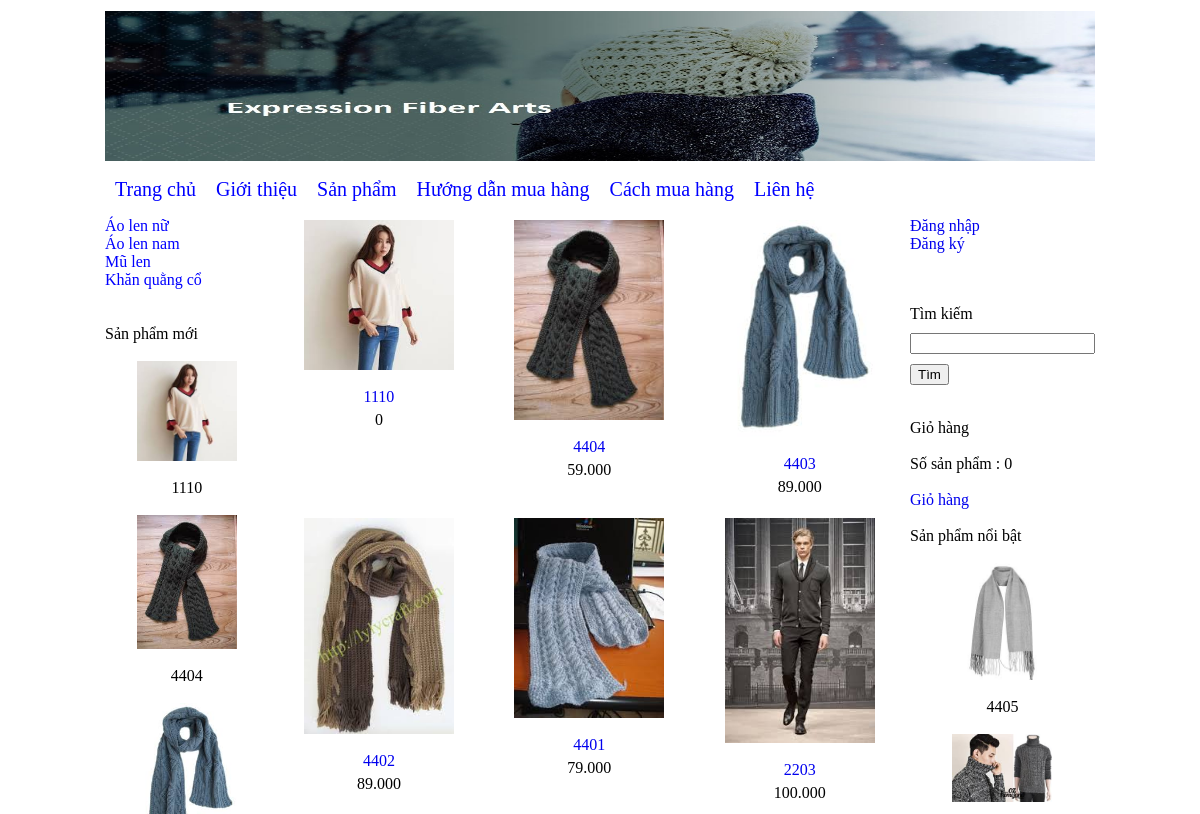
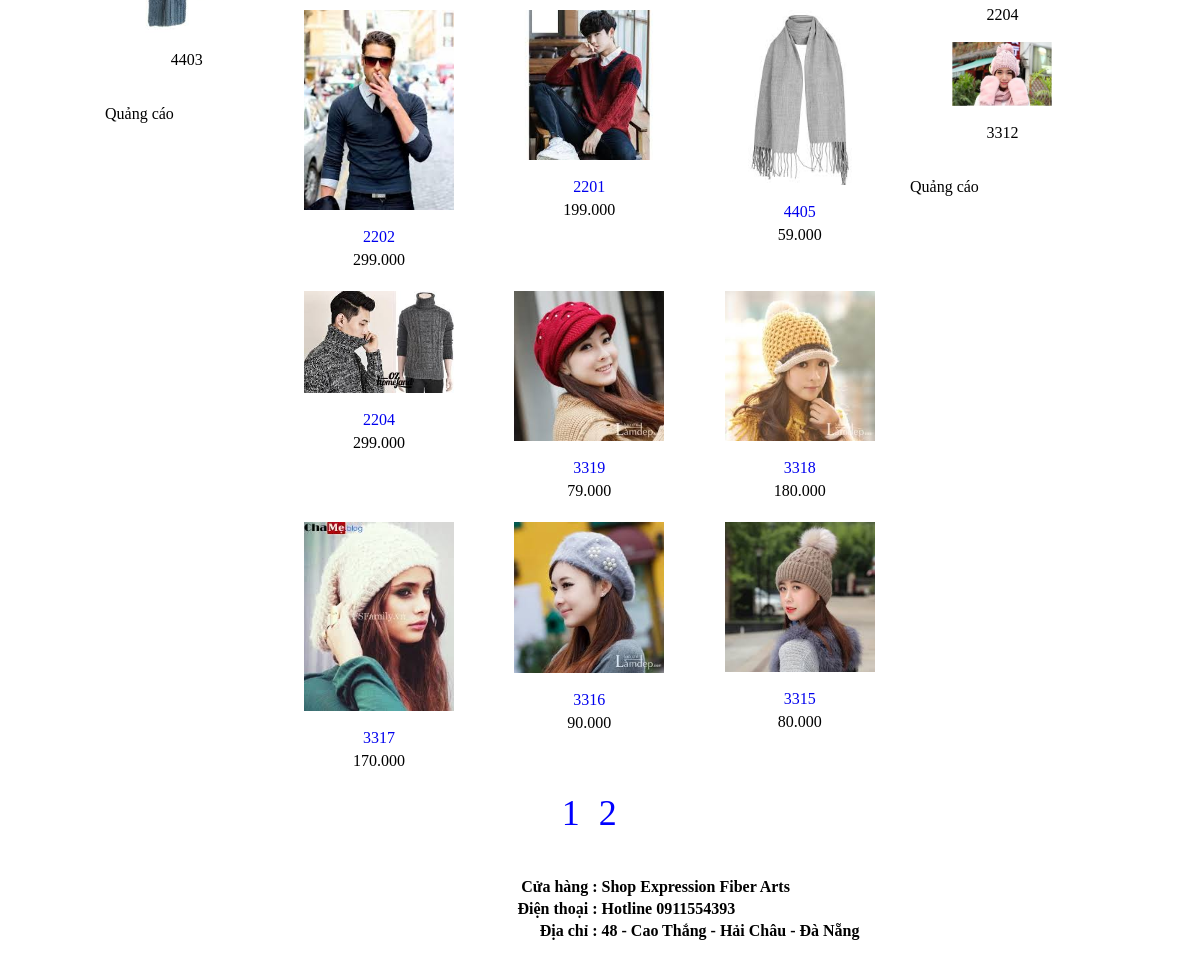
The page /?thamso=xuat_san_pham_2 on the database its author committed (2 pictures, top to bottom).
### tables this page shows
CREATE TABLE `banner` (
  `id` int(11) NOT NULL,
  `hinh` varchar(256) NOT NULL,
  `rong` varchar(256) NOT NULL,
  `cao` varchar(256) NOT NULL
);

CREATE TABLE `menu_ngang` (
  `id` int(11) NOT NULL,
  `ten` varchar(256) NOT NULL,
  `noi_dung` mediumtext NOT NULL,
  `loai_menu` varchar(256) NOT NULL
);

CREATE TABLE `menu_doc` (
  `id` int(11) NOT NULL,
  `ten` varchar(256) NOT NULL
);

CREATE TABLE `san_pham` (
  `id` int(11) NOT NULL,
  `ten` varchar(256) NOT NULL,
  `gia` int(255) NOT NULL,
  `hinh_anh` varchar(256) NOT NULL,
  `noi_dung` mediumtext NOT NULL,
  `thuoc_menu` int(255) NOT NULL,
  `noi_bat` varchar(256) NOT NULL,
  `trang_chu` varchar(256) NOT NULL,
  `sap_xep_trang_chu` int(255) NOT NULL
);

CREATE TABLE `footer` (
  `id` int(11) NOT NULL,
  `html` mediumtext NOT NULL
);

### chuc_nang/san_pham/xuat_toan_bo_san_pham.php (the view)
<?php
	$so_du_lieu=15;
	$tv="select count(*) from san_pham";
	$tv_1=mysqli_query($connect,$tv);
	$tv_2=mysqli_fetch_array($tv_1);
	$so_trang=ceil($tv_2[0]/$so_du_lieu);
	if(!isset($_GET['trang'])){$vtbd=0;}else{$vtbd=($_GET['trang']-1)*$so_du_lieu;}
	$tv="select id,ten,gia,hinh_anh,thuoc_menu from san_pham order by id desc limit $vtbd,$so_du_lieu";
	$tv_1=mysqli_query($connect,$tv);
	echo "<table>";
	while($tv_2=mysqli_fetch_array($tv_1))
	{
		echo "<tr>";
			for($i=1;$i<=3;$i++)
			{
				echo "<td align='center' width='215px' valign='top' >";
					if($tv_2!=false)
					{
						$link_anh="hinh_anh/san_pham/".$tv_2['hinh_anh'];
						$link_chi_tiet="?thamso=chi_tiet_san_pham&id=".$tv_2['id'];
						$gia=$tv_2['gia'];
						$gia=number_format($gia,0,",",".");
						echo "<a href='$link_chi_tiet' >";
							echo "<img src='$link_anh' width='150px' >";
						echo "</a>"; echo "<br>";	echo "<br>";
						echo "<a href='$link_chi_tiet' >";
							echo $tv_2['ten'];
						echo "</a>";
						echo "<div style='margin-top:5px' >";
						echo $gia;
						echo "</div>"; echo "<br>";
					}
					else
					{
						echo "&nbsp;";
					}
				echo "</td>";
				if($i!=3)
				{
					$tv_2=mysqli_fetch_array($tv_1);
				}
			}
		echo "</tr>";
	}
	echo "<tr>";
		echo "<td colspan='3' align='center' >";
			echo "<div class='phan_trang' >";
				for($i=1;$i<=$so_trang;$i++)
				{
					$link="?thamso=xuat_san_pham_2&trang=".$i;
					echo "<a href='$link' >";
						echo $i;echo " ";
					echo "</a>";
				}
			echo "</div>";
		echo "</td>";
	echo "</tr>";
	echo "</table>";
?>

### chuc_nang/banner/banner.php
<?php
	$tv="select * from banner limit 0,1";
	$tv_1=mysqli_query($connect,$tv);
	$tv_2=mysqli_fetch_array($tv_1);
	$link_hinh="hinh_anh/banner/".$tv_2['hinh'];
	echo "<img src='".$link_hinh."' width='".$tv_2['rong']."' height='".$tv_2['cao']."' >";
?>

### chuc_nang/menu_ngang/menu_ngang.php
<?php
	$tv="select id,ten,loai_menu from menu_ngang order by id";
	$tv_1=mysqli_query($connect,$tv);
	echo "<div class='menu_ngang' >";
	echo "<a href='index.php'>Trang chủ</a>";
	while($tv_2=mysqli_fetch_array($tv_1))
	{
		if($tv_2['loai_menu']==""){$link_menu="?thamso=xuat_mot_tin&id=".$tv_2['id'];}
		if($tv_2['loai_menu']=="san_pham"){$link_menu="?thamso=xuat_san_pham_2";}
		echo "<a href='$link_menu'>";
			echo $tv_2['ten'];
		echo "</a>";
	}
	echo "</div>";
?>

### chuc_nang/menu_doc/menu_doc.php
<?php
	$tv="select * from menu_doc order by id";
	$tv_1=mysqli_query($connect,$tv);
	echo "<div class='menu_doc' >";
	while($tv_2=mysqli_fetch_array($tv_1))
	{
		$link="?thamso=xuat_san_pham&id=".$tv_2['id'];
		echo "<a href='$link'>";
			echo $tv_2['ten'];
		echo "</a>";
	}
	echo "</div>";
?>

### chuc_nang/san_pham/moi.php
<br><br>
Sản phẩm mới <br><br>
<center>
	<?php
		$tv="select id,ten,hinh_anh from san_pham order by id desc limit 0,3";
		$tv_1=mysqli_query($connect,$tv);
		while($tv_2=mysqli_fetch_array($tv_1))
		{
			$link_anh="hinh_anh/san_pham/".$tv_2['hinh_anh'];
			$link_chi_tiet="?thamso=chi_tiet_san_pham&id=".$tv_2['id'];
			echo "<a href='$link_chi_tiet' >";
				echo "<img src='$link_anh' width='100px' >";
			echo "</a>";
			echo "<br><br>";
			echo $tv_2['ten'];
			echo "<br>";
			echo "<br>";
		}
	?>
</center>

### chuc_nang/san_pham/noi_bat.php
<br><br>
Sản phẩm nổi bật <br><br>
<center>
	<?php
		$tv="select id,ten,hinh_anh from san_pham where noi_bat='co' order by id desc limit 0,3";
		$tv_1=mysqli_query($connect,$tv);
		while($tv_2=mysqli_fetch_array($tv_1))
		{
			$link_anh="hinh_anh/san_pham/".$tv_2['hinh_anh'];
			$link_chi_tiet="?thamso=chi_tiet_san_pham&id=".$tv_2['id'];
			echo "<a href='$link_chi_tiet' >";
				echo "<img src='$link_anh' width='100px' >";
			echo "</a>";
			echo "<br><br>";
			echo $tv_2['ten'];
			echo "<br>";
			echo "<br>";
		}
	?>
</center>

### chuc_nang/footer/footer.php
<?php
	$tv="select * from footer limit 0,1";
	$tv_1=mysqli_query($connect,$tv);
	$tv_2=mysqli_fetch_array($tv_1);
	echo $tv_2['html'];
?>

### giao_dien/giao_dien.css (style rules this page uses)
a { text-decoration: none; }
div.menu_ngang a { color:blue; margin-left: 10px; margin-right: 10px; text-decoration: none; font-size:20px; }
div.menu_doc a { color:blue; text-decoration: none; display:block; }
div.phan_trang a { font-size:36px; margin-left:5px; margin-right:5px; text-decoration: none; color:blue; }

### rows shown on the page
banner: hinh (picture)
menu_ngang: ten "Giới thiệu"
menu_ngang: ten "Sản phẩm"
menu_ngang: ten "Hướng dẫn mua hàng"
menu_ngang: ten "Cách mua hàng"
menu_ngang: ten "Liên hệ"
menu_doc: ten "Áo len nữ"
menu_doc: ten "Áo len nam"
menu_doc: ten "Mũ len"
menu_doc: ten "Khăn quằng cổ"
san_pham: hinh_anh (picture), ten "1110", gia "0"
san_pham: hinh_anh (picture), ten "4404", gia "59.000"
san_pham: hinh_anh (picture), ten "4403", gia "89.000"
san_pham: hinh_anh (picture), ten "4402", gia "89.000"
san_pham: hinh_anh (picture), ten "4401", gia "79.000"
san_pham: hinh_anh (picture), ten "2203", gia "100.000"
san_pham: hinh_anh (picture), ten "2202", gia "299.000"
san_pham: hinh_anh (picture), ten "2201", gia "199.000"
san_pham: hinh_anh (picture), ten "4405", gia "59.000"
san_pham: hinh_anh (picture), ten "2204", gia "299.000"
san_pham: hinh_anh (picture), ten "3319", gia "79.000"
san_pham: hinh_anh (picture), ten "3318", gia "180.000"
san_pham: hinh_anh (picture), ten "3317", gia "170.000"
san_pham: hinh_anh (picture), ten "3316", gia "90.000"
san_pham: hinh_anh (picture), ten "3315", gia "80.000"
san_pham: hinh_anh (picture), ten "3312"
footer: html "Cửa hàng : Shop Expression Fiber Arts Điện thoại : Hotline 0911554393 Địa chỉ : 48 - Cao Thắng - Hải Châu - Đà Nẵng"

### other values the page prints
$so_luong "0"
